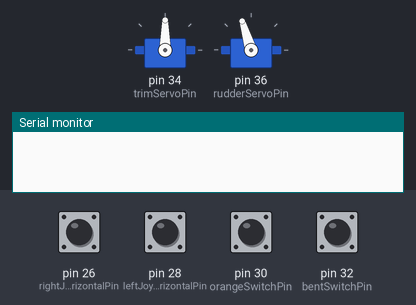
Recording of a sketch running on a simulated Arduino Mega 2560, built with avr-gcc and run on an emulated ATmega2560. On the bench: 2 × servo, the last lines printed to the serial monitor. The test bench sets the inputs (shaded band); at power-on: pin 26 (rightJoystickHorizontalPin), pin 28 (leftJoystickHorizontalPin), pin 30 (orangeSwitchPin), pin 32 (bentSwitchPin) LOW.

Above: at 1.2 s.
1.3 s: pin 26 (rightJoystickHorizontalPin) pulled HIGH for 0.15 s
At 4.1 s:
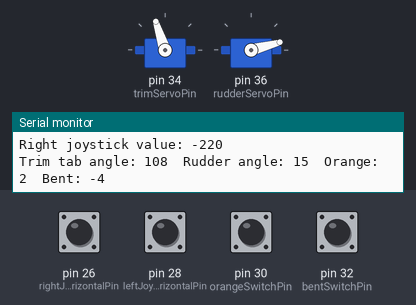
4.4 s: pin 26 (rightJoystickHorizontalPin) pulsed HIGH 2 times (0.12 s each, 0.3 s apart)
At 7.7 s:
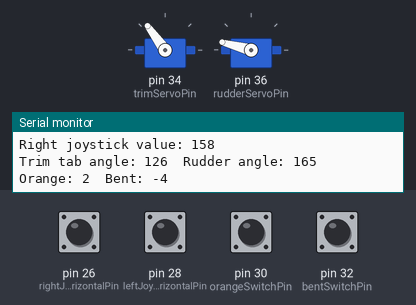
8.0 s: pin 26 (rightJoystickHorizontalPin) pulled HIGH for 0.15 s
At 10.9 s:
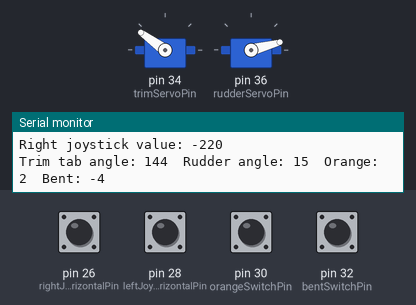
11.1 s: pin 26 (rightJoystickHorizontalPin) pulsed HIGH 5 times (0.12 s each, 0.3 s apart)
At 14.3 s:
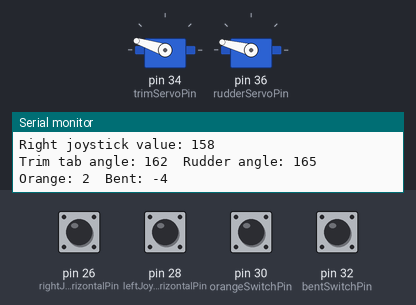
15.0 s: pin 26 (rightJoystickHorizontalPin) pulled HIGH for 0.15 s
At 18.1 s:
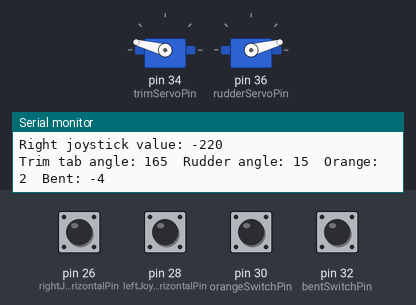
25.6 s: pin 28 (leftJoystickHorizontalPin) pulled HIGH for 0.15 s
At 29.2 s:
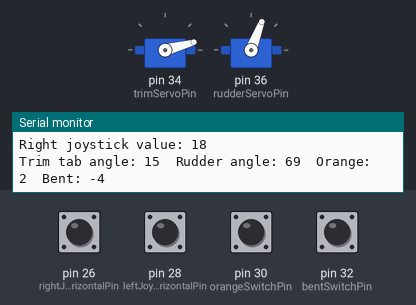
Timing chart, 0 to 38.3 s (numbered marks = the images above; inputs shaded):
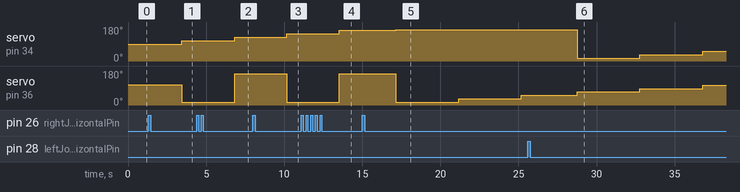

Measured:
- after the input at 1.3 s, servo on pin 34 (trimServoPin): 90° → 108° after 2.2 s instead of 2.7 s; servo on pin 36 (rudderServoPin): 107° → 15° after 2.2 s
- after the input at 4.4 s, servo on pin 34 (trimServoPin): 108° → 126° after 2.4 s instead of 3.1 s; servo on pin 36 (rudderServoPin): 15° → 165° after 2.4 s
- after the input at 8.0 s, servo on pin 34 (trimServoPin): 126° → 144° after 2.2 s instead of 2.8 s; servo on pin 36 (rudderServoPin): 165° → 15° after 2.2 s
- after the input at 11.1 s, servo on pin 34 (trimServoPin): 144° → 162° after 2.4 s instead of 3.1 s; servo on pin 36 (rudderServoPin): 15° → 165° after 2.4 s
- after the input at 15.0 s, servo on pin 34 (trimServoPin): 162° → 165° after 2.2 s instead of 2.5 s; servo on pin 36 (rudderServoPin): 165° → 15° after 2.2 s, → 33° 4.0 s later, → 51° 4.0 s later
- after the input at 25.6 s, servo on pin 34 (trimServoPin): 165° → 15° after 3.2 s, → 33° 4.0 s later, → 51° 4.0 s later

The sketch:

servoControl.ino
```cpp
#include <Servo.h>

/*Circuit Basics:

      reciever pin 1 into Arduino pin 22 // left joystick vertical
      reciever pin 2 into Arduino pin 24 // right joystick horizontal
      reciever pin 3 into Arduino pin 26 // right joystick vertical
      reciever pin 4 into Arduino pin 28 // left joystick horizontal
      reciever pin 5 into Arduino pin 30 // orange switch on right of remote
      reciever pin 6 into Arduino pin 32 // bent switch on left of remote

      5v power line into any positive pin of reciever
                    into red lead for both servos
      GND line into any negative pin of reciever
               into black lead for both servos

      signal line from Arduino pin 36 to rudder servo signal line (white/blue)
      signal line from Arduino pin 34 to trim tab servo signal line (blue)

      switches forward is locked, backward is unlocked
*/

#define RUDDER_MIDPOINT_OUT 107
#define TRIM_TAB_MIDPOINT_OUT 90
#define SERVO_MAX_STEP_SIZE 5
#define SERVO_MIN_ANGLE 15
#define SERVO_MAX_ANGLE 165

// Define servo pins
const int trimServoPin= 34;  // yoyoyoyoyoyoy
const int rudderServoPin= 36;

// Define variables
const int leftJoystickHorizontalPin= 28;    // controls trim tab    // pin 4
const int rightJoystickHorizontalPin= 26;   // controls rudder  // pin 2
const int orangeSwitchPin= 30;              // resets trim tab    // pin 5
const int bentSwitchPin= 32;                // resets rudder      // pin 6

// Varibles to store and display the values of each channel
int leftJoystickHorizontal= TRIM_TAB_MIDPOINT_OUT; // set servo to initial value
int rightJoystickHorizontal= RUDDER_MIDPOINT_OUT; // set servo to intial value
int orangeSwitch;
int bentSwitch;

// Define servos
Servo trimServo;
Servo rudderServo;

void setup() {
  Serial.begin(9600);
  // Set input pins
  pinMode(leftJoystickHorizontalPin, INPUT);
  pinMode(rightJoystickHorizontalPin, INPUT);
  pinMode(orangeSwitchPin, INPUT);
  pinMode(bentSwitchPin, INPUT);

  // Attach servos
  trimServo.attach(trimServoPin);
  rudderServo.attach(rudderServoPin);

  // Initialize servos
  trimServo.write(leftJoystickHorizontal);
  rudderServo.write(rightJoystickHorizontal);
}

void loop() {
  // Read input channels
  int leftJoystickHorizontalIncrement = pulseIn(leftJoystickHorizontalPin, HIGH);
  int rightJoystickHorizontalIncrement = pulseIn(rightJoystickHorizontalPin, HIGH);
  orangeSwitch = pulseIn(orangeSwitchPin, HIGH);
  bentSwitch = pulseIn(bentSwitchPin, HIGH);

  // Map servo increments
  leftJoystickHorizontalIncrement = map(leftJoystickHorizontalIncrement, 1900, 1103, -SERVO_MAX_STEP_SIZE, SERVO_MAX_STEP_SIZE);
  // Serial.print("\nLeft joystick value: ");
  // Serial.print(leftJoystickHorizontalIncrement);
  // Serial.print("\n");
  rightJoystickHorizontalIncrement = map(rightJoystickHorizontalIncrement, 1894, 1103, -SERVO_MAX_STEP_SIZE, SERVO_MAX_STEP_SIZE);
  Serial.print("\nRight joystick value: ");
  Serial.print(rightJoystickHorizontalIncrement);
  Serial.print("\n");
  // Map switches
  orangeSwitch = map(orangeSwitch, 1894, 1100, 0, 1);
  bentSwitch = map(bentSwitch, 1497, 1867, 0, 1);

  // If orangeSwitch is high, reset trim tab
  // Else adjust trim tab accordingly
  if(bentSwitch == 1) {
    leftJoystickHorizontal= TRIM_TAB_MIDPOINT_OUT;
  } else {
    leftJoystickHorizontal = leftJoystickHorizontal + leftJoystickHorizontalIncrement;
    leftJoystickHorizontal= constrain(leftJoystickHorizontal, SERVO_MIN_ANGLE, SERVO_MAX_ANGLE);
  }
  // If bentSwitch is high, reset rudder
  // Else adjust rudder accordingly
  if(orangeSwitch == 1) {
    rightJoystickHorizontal= RUDDER_MIDPOINT_OUT;
  } else {
    rightJoystickHorizontal = rightJoystickHorizontal + rightJoystickHorizontalIncrement;
    rightJoystickHorizontal= constrain(rightJoystickHorizontal, SERVO_MIN_ANGLE, SERVO_MAX_ANGLE);
  }

  // Write values to servos
  trimServo.write(leftJoystickHorizontal);
  rudderServo.write(rightJoystickHorizontal);

  // Display values on serial monitor
  Serial.print("Trim tab angle: ");
  Serial.print(leftJoystickHorizontal);
  Serial.print("\tRudder angle: ");
  Serial.print(rightJoystickHorizontal);
  Serial.print("\tOrange: ");
  Serial.print(orangeSwitch);
  Serial.print("\tBent: ");
  Serial.print(bentSwitch);
  Serial.print("\n");
}
```
